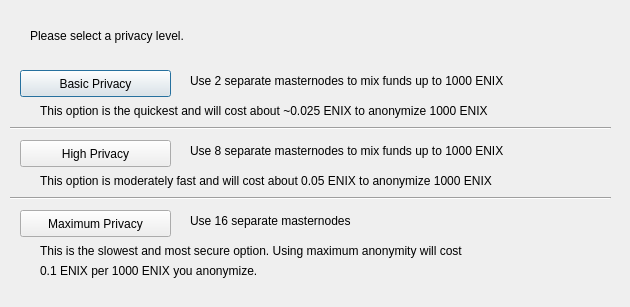
<?xml version="1.0" encoding="UTF-8"?>
<ui version="4.0">
 <class>DarksendConfig</class>
 <widget class="QDialog" name="DarksendConfig">
  <property name="geometry">
   <rect>
    <x>0</x>
    <y>0</y>
    <width>630</width>
    <height>307</height>
   </rect>
  </property>
  <property name="windowTitle">
   <string>Configure Darksend</string>
  </property>
  <widget class="QPushButton" name="buttonBasic">
   <property name="geometry">
    <rect>
     <x>20</x>
     <y>70</y>
     <width>151</width>
     <height>27</height>
    </rect>
   </property>
   <property name="text">
    <string>Basic Privacy</string>
   </property>
  </widget>
  <widget class="QPushButton" name="buttonHigh">
   <property name="geometry">
    <rect>
     <x>20</x>
     <y>140</y>
     <width>151</width>
     <height>27</height>
    </rect>
   </property>
   <property name="text">
    <string>High Privacy</string>
   </property>
  </widget>
  <widget class="QPushButton" name="buttonMax">
   <property name="geometry">
    <rect>
     <x>20</x>
     <y>210</y>
     <width>151</width>
     <height>27</height>
    </rect>
   </property>
   <property name="text">
    <string>Maximum Privacy</string>
   </property>
  </widget>
  <widget class="QLabel" name="label">
   <property name="geometry">
    <rect>
     <x>30</x>
     <y>20</y>
     <width>571</width>
     <height>31</height>
    </rect>
   </property>
   <property name="text">
    <string>Please select a privacy level.</string>
   </property>
  </widget>
  <widget class="QLabel" name="label_2">
   <property name="geometry">
    <rect>
     <x>190</x>
     <y>70</y>
     <width>421</width>
     <height>21</height>
    </rect>
   </property>
   <property name="text">
    <string>Use 2 separate masternodes to mix funds up to 1000 ENIX</string>
   </property>
  </widget>
  <widget class="QLabel" name="label_3">
   <property name="geometry">
    <rect>
     <x>190</x>
     <y>140</y>
     <width>411</width>
     <height>21</height>
    </rect>
   </property>
   <property name="text">
    <string>Use 8 separate masternodes to mix funds up to 1000 ENIX</string>
   </property>
  </widget>
  <widget class="QLabel" name="label_4">
   <property name="geometry">
    <rect>
     <x>190</x>
     <y>210</y>
     <width>421</width>
     <height>21</height>
    </rect>
   </property>
   <property name="text">
    <string>Use 16 separate masternodes</string>
   </property>
  </widget>
  <widget class="QLabel" name="label_6">
   <property name="geometry">
    <rect>
     <x>40</x>
     <y>100</y>
     <width>561</width>
     <height>21</height>
    </rect>
   </property>
   <property name="text">
    <string>This option is the quickest and will cost about ~0.025 ENIX to anonymize 1000 ENIX</string>
   </property>
  </widget>
  <widget class="QLabel" name="label_7">
   <property name="geometry">
    <rect>
     <x>40</x>
     <y>170</y>
     <width>561</width>
     <height>21</height>
    </rect>
   </property>
   <property name="text">
    <string>This option is moderately fast and will cost about 0.05 ENIX to anonymize 1000 ENIX</string>
   </property>
  </widget>
  <widget class="QLabel" name="label_8">
   <property name="geometry">
    <rect>
     <x>40</x>
     <y>240</y>
     <width>561</width>
     <height>21</height>
    </rect>
   </property>
   <property name="text">
    <string>This is the slowest and most secure option. Using maximum anonymity will cost</string>
   </property>
  </widget>
  <widget class="QLabel" name="label_9">
   <property name="geometry">
    <rect>
     <x>40</x>
     <y>260</y>
     <width>561</width>
     <height>21</height>
    </rect>
   </property>
   <property name="text">
    <string>0.1 ENIX per 1000 ENIX you anonymize.</string>
   </property>
  </widget>
  <widget class="Line" name="line">
   <property name="geometry">
    <rect>
     <x>10</x>
     <y>120</y>
     <width>601</width>
     <height>16</height>
    </rect>
   </property>
   <property name="orientation">
    <enum>Qt::Horizontal</enum>
   </property>
  </widget>
  <widget class="Line" name="line_2">
   <property name="geometry">
    <rect>
     <x>10</x>
     <y>190</y>
     <width>601</width>
     <height>16</height>
    </rect>
   </property>
   <property name="orientation">
    <enum>Qt::Horizontal</enum>
   </property>
  </widget>
 </widget>
 <resources/>
 <connections/>
</ui>
